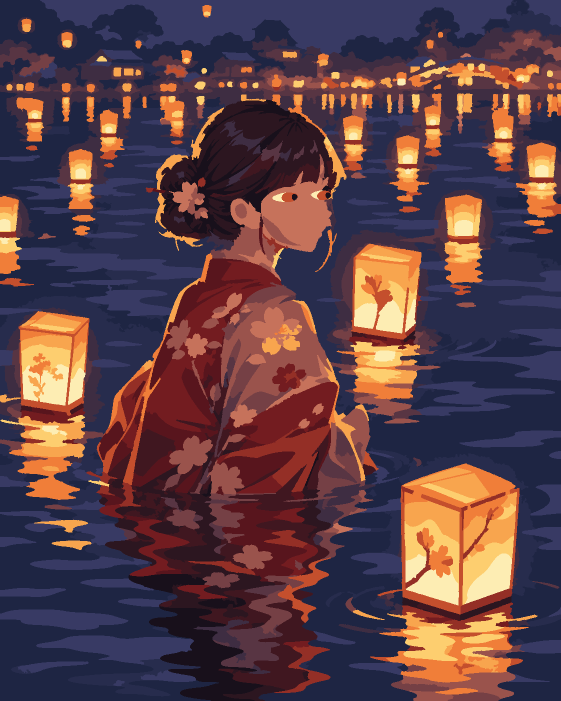
#> input picture face_v5/color_segmentation_review.png, 1122 x 1402 px (shown at 1/2 size)
$ python build.py --input ../face_v5/color_segmentation_review.png   (older library calls are emulated)
#> lines starting #> are read from the running program, lines starting #| are printed output that depends on the picture
#!/usr/bin/env python3
"""Vector paint-by-numbers review based strictly on an existing PNG.

Never regenerates or replaces the source. Exports an SVG with 0.2 mm
contours and 5.3 pt labels. Unnumberable areas are explicitly audited.
"""
import argparse
import csv
import hashlib
import json
from collections import defaultdict
from pathlib import Path

import cv2
import numpy as np
from PIL import Image, ImageDraw, ImageFont
from scipy import ndimage as ndi

PAGE_W_MM = 400.0
PAGE_H_MM = 600.0
STROKE_MM = 0.2
LABEL_PT = 5.3
FONT_MM = LABEL_PT * 25.4 / 72.0


def label_components(indexed, ncolors):
    ids = np.zeros(indexed.shape, dtype=np.int32)
    region_colors = [-1]
    areas = [0]
    for color in range(ncolors):
        n, labels, stats, _ = cv2.connectedComponentsWithStats(
            (indexed == color).astype(np.uint8), connectivity=8)
        offset = len(areas) - 1
        mask = labels > 0
        ids[mask] = labels[mask] + offset
        region_colors.extend([color] * (n - 1))
        areas.extend(stats[1:, cv2.CC_STAT_AREA].astype(int).tolist())
    return ids, np.asarray(region_colors, dtype=np.int16), np.asarray(areas)


def majority_filter(indexed, ncolors, diameter=3):
    if diameter <= 1:
        return indexed.copy()
    counts = np.stack([
        cv2.boxFilter((indexed == color).astype(np.uint8), cv2.CV_16U,
                      (diameter, diameter), normalize=False,
                      borderType=cv2.BORDER_REFLECT)
        for color in range(ncolors)
    ])
    winner = np.argmax(counts, axis=0).astype(np.uint8)
    original_score = np.take_along_axis(counts, indexed[None], axis=0)[0]
    winner[original_score == counts.max(axis=0)] = indexed[
        original_score == counts.max(axis=0)]
    return winner


def remove_speckles(indexed, ncolors, min_area=30, rounds=4):
    """Merge small components into the neighbor sharing the longest border."""
    work = indexed.copy()
    for _ in range(rounds):
        ids, colors, sizes = label_components(work, ncolors)
        to_merge = np.flatnonzero(
            (sizes < min_area) & (np.arange(len(sizes)) > 0))
        if not len(to_merge):
            break
        edges = []
        for left, right in (
            (ids[:, :-1], ids[:, 1:]), (ids[:-1], ids[1:])
        ):
            mask = left != right
            a, b = left[mask], right[mask]
            edges.append(np.stack(
                (np.minimum(a, b), np.maximum(a, b)), axis=1))
        pairs, shared = np.unique(
            np.concatenate(edges), axis=0, return_counts=True)
        contacts = defaultdict(list)
        for (a, b), count in zip(pairs, shared):
            contacts[int(a)].append((int(b), int(count)))
            contacts[int(b)].append((int(a), int(count)))
        target_colors = colors.astype(np.uint8).copy()
        actual = 0
        for region in to_merge:
            neighbors = contacts.get(int(region))
            if not neighbors:
                continue
            best, _ = max(
                neighbors,
                key=lambda nb: (
                    nb[1], sizes[nb[0]] >= min_area, sizes[nb[0]]))
            target_colors[region] = colors[best]
            actual += 1
        if not actual:
            break
        work = target_colors[ids]
    return work


def label_with_centers(indexed, ncolors):
    """Track the centroid of each full-color region (8-neighbor model)."""
    ids = np.zeros(indexed.shape, dtype=np.int32)
    region_colors = [-1]
    sizes = [0]
    centers = [(0.0, 0.0)]
    for color in range(ncolors):
        n, labs, stats, cent = cv2.connectedComponentsWithStats(
            (indexed == color).astype(np.uint8), connectivity=8)
        offset = len(sizes) - 1
        present = labs > 0
        ids[present] = labs[present] + offset
        region_colors.extend([color] * (n - 1))
        sizes.extend(stats[1:, cv2.CC_STAT_AREA].astype(int).tolist())
        centers.extend(cent[1:].tolist())
    return (ids, np.asarray(region_colors, dtype=np.int16),
            np.asarray(sizes), np.asarray(centers))


def simplify_horizon(indexed, ncolors, global_min=40,
                     horizon_min=70, rounds=3):
    """More cleanup along skyline; preserve the girl's face/kimono detail.

    Thresholds are in original-image pixels (1122x1402 reference).
    Each merged pixel is reassigned to one of the SAME input colors.
    """
    work = indexed.copy()
    height, width = work.shape
    for _ in range(rounds):
        ids, colors, sizes, centers = label_with_centers(work, ncolors)
        xs, ys = centers[:, 0], centers[:, 1]
        far_distance = (ys < height * (230 / 1402))
        side_sky = ((ys < height * (380 / 1402)) &
                    ((xs < width * (265 / 1122)) |
                     (xs > width * (790 / 1122))))
        threshold = np.where(
            far_distance | side_sky, horizon_min, global_min)
        tiny = np.flatnonzero(
            (sizes < threshold) & (np.arange(len(sizes)) > 0))
        if not len(tiny):
            break
        edges = []
        for a, b in ((ids[:, :-1], ids[:, 1:]),
                     (ids[:-1, :], ids[1:, :])):
            changed = a != b
            low, high = a[changed], b[changed]
            edges.append(np.stack(
                (np.minimum(low, high), np.maximum(low, high)), axis=1))
        pairs, shared = np.unique(
            np.concatenate(edges), axis=0, return_counts=True)
        contacts = defaultdict(list)
        for (a, b), length in zip(pairs, shared):
            contacts[int(a)].append((int(b), int(length)))
            contacts[int(b)].append((int(a), int(length)))
        assigned = colors.astype(np.uint8).copy()
        for region in tiny:
            adjacent = contacts.get(int(region), ())
            if not adjacent:
                continue
            best, _ = max(
                adjacent,
                key=lambda item: (
                    item[1],
                    sizes[item[0]] >= threshold[item[0]],
                    sizes[item[0]]))
            assigned[region] = colors[best]
        work = assigned[ids]
    return work


def art_directed_1500(base, original, palette):
    """Refine a 2014-region review into ~1500 paintable regions.

    The horizon and far water are simplified more strongly than the girl's
    eyes and the blossom in her hair. All colors are original palette entries.
    """
    work = base.copy()
    h, w = work.shape
    ncolors = len(palette)
    warm = np.asarray([
        int(r) > 140 and int(r) > int(g) * .9
        and int(r) > int(b) * 1.25
        for r, g, b in palette
    ], dtype=bool)
    for _ in range(4):
        ids, colors, sizes, centers = label_with_centers(work, ncolors)
        xs, ys = centers[:, 0], centers[:, 1]
        skyline = (ys < h * (240 / 1402)) | (
            (ys < h * (495 / 1402)) &
            ((xs < w * (270 / 1122)) | (xs > w * (800 / 1122))))
        threshold = np.where(skyline, 336, 143)
        # Retain small luminous windows and individual floating lanterns.
        warm_area = (ys < h * (485 / 1402)) & warm[colors.clip(0)]
        threshold[warm_area] = np.minimum(threshold[warm_area], 18)
        small = np.flatnonzero(
            (sizes < threshold) & (np.arange(len(sizes)) > 0))
        if not len(small):
            break
        edge_pairs = []
        for left, right in (
            (ids[:, :-1], ids[:, 1:]), (ids[:-1], ids[1:])
        ):
            differs = left != right
            aa, bb = left[differs], right[differs]
            edge_pairs.append(np.stack(
                (np.minimum(aa, bb), np.maximum(aa, bb)), axis=1))
        pairs, shared = np.unique(
            np.concatenate(edge_pairs), axis=0, return_counts=True)
        adjacent = defaultdict(list)
        for (a, b), length in zip(pairs, shared):
            adjacent[int(a)].append((int(b), int(length)))
            adjacent[int(b)].append((int(a), int(length)))
        reassigned = colors.astype(np.uint8).copy()
        for region in small:
            neighbors = adjacent.get(int(region))
            if not neighbors:
                continue
            best, _ = max(
                neighbors,
                key=lambda pair: (
                    pair[1],
                    sizes[pair[0]] >= threshold[pair[0]],
                    sizes[pair[0]]))
            reassigned[region] = colors[best]
        work = reassigned[ids]

    # The previous review lost the iris shape. Reintroduce the real
    # detail from the uploaded original, after only a gentle cleanup.
    fine = remove_speckles(
        majority_filter(original, ncolors, 3), ncolors,
        min_area=3, rounds=3)
    protected = np.zeros(work.shape, dtype=np.uint8)
    def protected_ellipse(cx, cy, rx, ry):
        cv2.ellipse(
            protected,
            (round(cx * w / 1122), round(cy * h / 1402)),
            (round(rx * w / 1122), round(ry * h / 1402)),
            0, 0, 360, 255, -1)
    protected_ellipse(580, 401, 38, 33)  # near eye
    protected_ellipse(643, 386, 22, 30)  # far eye
    protected_ellipse(361, 390, 38, 43)  # sakura hair ornament
    work[protected > 0] = fine[protected > 0]
    # Protect the structural petals and slender branches of the kimono.
    flower_detail = remove_speckles(
        majority_filter(original, ncolors, 3), ncolors,
        min_area=8, rounds=3)
    petal_mask = np.zeros(work.shape, dtype=np.uint8)
    cv2.ellipse(petal_mask,
        (round(542 * w / 1122), round(660 * h / 1402)),
        (round(75 * w / 1122), round(80 * h / 1402)),
        0, 0, 360, 255, -1)
    cv2.ellipse(petal_mask,
        (round(387 * w / 1122), round(851 * h / 1402)),
        (round(65 * w / 1122), round(96 * h / 1402)),
        0, 0, 360, 255, -1)
    work[petal_mask > 0] = flower_detail[petal_mask > 0]
    return work


def trace_smooth_shared_interfaces(indexed, px_to_mm, xoff, yoff):
    """Trace color boundaries ONCE as shared vector paths.

    No repeated staircase segments. Junctions are pinned, and 1 px
    contour simplification straightens roofs/lantern edges without
    changing the per-pixel color assignment map.
    """
    height, width = indexed.shape
    stride = width + 1
    adjacency = defaultdict(list)
    horizontal = np.argwhere(indexed[1:, :] != indexed[:-1, :])
    vertical = np.argwhere(indexed[:, 1:] != indexed[:, :-1])
    for y, x in horizontal:
        a = int((y + 1) * stride + x)
        b = a + 1
        adjacency[a].append(b)
        adjacency[b].append(a)
    for y, x in vertical:
        a = int(y * stride + x + 1)
        b = a + stride
        adjacency[a].append(b)
        adjacency[b].append(a)
    visited = set()
    polylines = []
    # [17 lines left out: function walk, not called in this run]
    for start, neighbors in adjacency.items():
        if len(neighbors) == 2:
            continue
        for next_node in neighbors:
            if (min(start, next_node), max(start, next_node)) not in visited:
                polylines.append(walk(start, next_node))
    for start, neighbors in adjacency.items():
        for next_node in neighbors:
            if (min(start, next_node), max(start, next_node)) not in visited:
                polylines.append(walk(start, next_node))
    paths = []
    for nodes in polylines:
        if len(nodes) < 2:
            continue
        points = np.asarray(
            [(i % stride, i // stride) for i in nodes],
            dtype=np.float32)
        closed = len(nodes) > 3 and nodes[0] == nodes[-1]
        simplified = cv2.approxPolyDP(
            points.reshape(-1, 1, 2), 1.0, closed).reshape(-1, 2)
        if len(simplified) < 2:
            continue
        points_mm = [
            (xoff + float(x) * px_to_mm, yoff + float(y) * px_to_mm)
            for x, y in simplified]
        path = f'M{points_mm[0][0]:.3f},{points_mm[0][1]:.3f}'
        path += ''.join(
            f'L{x:.3f},{y:.3f}' for x, y in points_mm[1:])
        if closed:
            path += 'Z'
        paths.append(path)
    return ' '.join(paths), len(paths)


def palette_indices(palette):
    """Sort navy/violet -> burgundy/red -> orange -> yellow/cream."""
    hsv = cv2.cvtColor(
        palette[None, :, :].astype(np.uint8), cv2.COLOR_RGB2HSV)[0]
    degrees = hsv[:, 0].astype(float) * 2.0
    rotated = (degrees - 205.0) % 360.0
    return sorted(range(len(palette)),
                  key=lambda i: (round(rotated[i] / 30),
                                 float(hsv[i, 2])))


# [69 lines left out: functions runs, outline_svg, create_labels, not called in this run]


def build(source, dest, majority=3, minimum=30, rounds=4):
#> called with majority = 3, minimum = 30, rounds = 4
    dest.mkdir(parents=True, exist_ok=True)
    raw = source.read_bytes()
    image = np.asarray(Image.open(source).convert('RGB'))
#> image is the input picture: shape (1402, 1122, 3); mean R, G, B 93.2, 63.9, 69.7
    palette, inverted = np.unique(
        image.reshape(-1, 3), axis=0, return_inverse=True)
#> palette = 19 rows, first 8: [24, 16, 27], [30, 37, 67], [39, 44, 77], [44, 22, 32], [56, 58, 100], [62, 45, 66], [64, 23, 32], [88, 21, 29]
    if len(palette) > 19:
        raise ValueError(
            f'В изображении {len(palette)} цветов; максимум 19.')
    indexed = inverted.reshape(image.shape[:2]).astype(np.uint8)
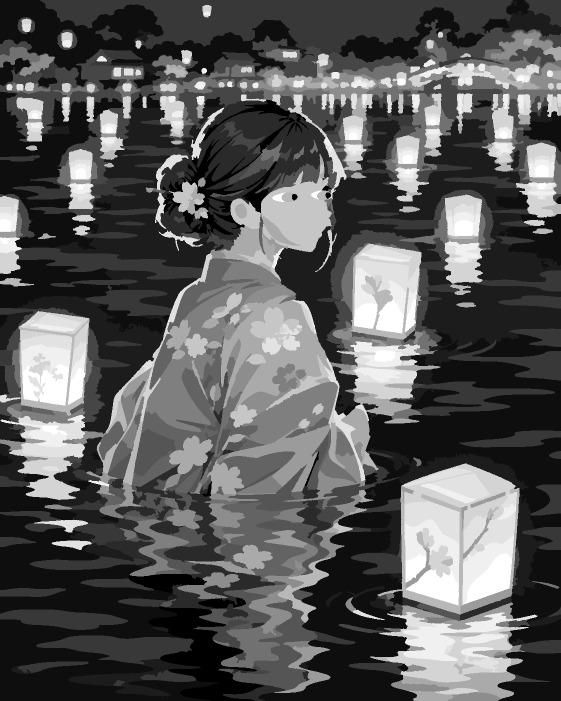
#> indexed: shape (1402, 1122) (shown at 1/2 size); min 0, max 18, mean 6.32; drawn with min black and max white
    simplified = remove_speckles(
        majority_filter(indexed, len(palette), majority),
        len(palette), min_area=minimum, rounds=rounds)
#> in majority_filter, `original_score = np.take_along_axis(counts, indexed[None], axis=0)[0]`:
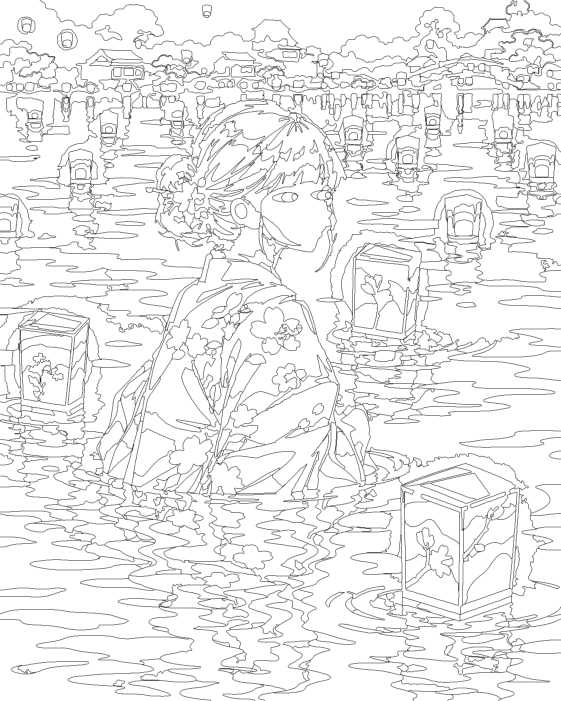
#> original_score: shape (1402, 1122) uint16 (shown at 1/2 size); min 2, max 9, mean 8.54; drawn with min black and max white
#> the loop in remove_speckles, `for _ in range(rounds):` made 2 passes
#> pass 1, in remove_speckles, `ids, colors, sizes = label_components(work, ncolors)`:
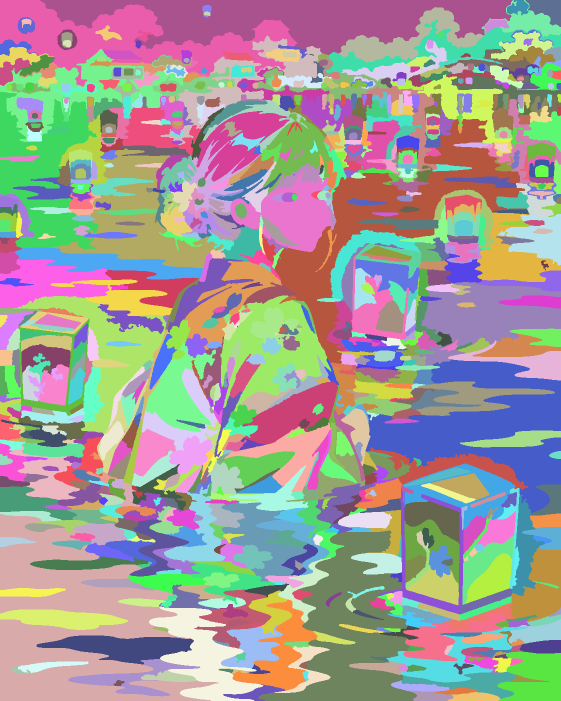
#> ids: shape (1402, 1122) int32 (shown at 1/2 size); 997 distinct labels, from 1 to 997; one colour per label, 0 black
#> pass 2, in remove_speckles, `ids, colors, sizes = label_components(work, ncolors)`:
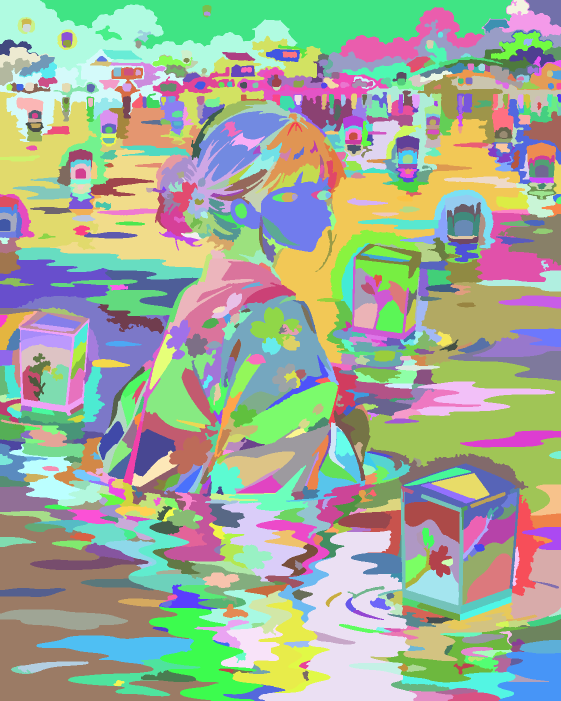
#> ids: shape (1402, 1122) int32 (shown at 1/2 size); 949 distinct labels, from 1 to 949; one colour per label, 0 black
    simplified = simplify_horizon(simplified, len(palette))
#> the loop in simplify_horizon, `for _ in range(rounds):` made 2 passes
#> tiny on pass 1: [106, 250, 648, 657]
#> pass 2, in simplify_horizon, `ids, colors, sizes, centers = label_with_centers(work, ncolors)`:
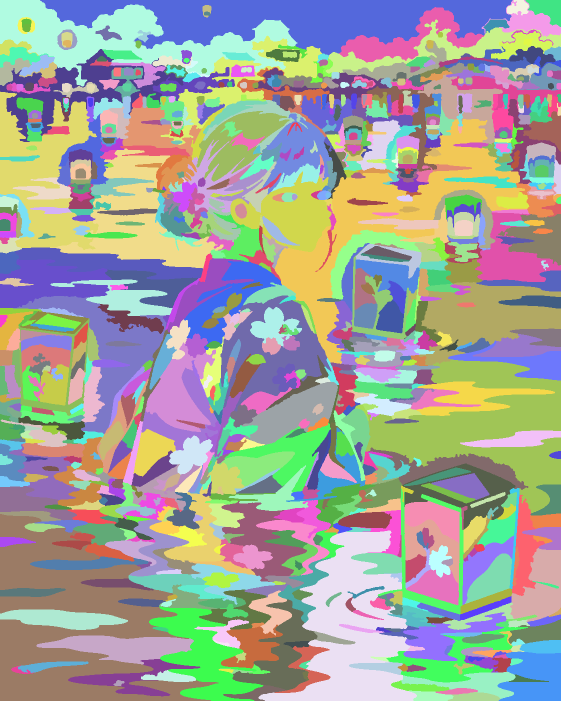
#> ids: shape (1402, 1122) int32 (shown at 1/2 size); 945 distinct labels, from 1 to 945; one colour per label, 0 black
    simplified = art_directed_1500(simplified, indexed, palette)
#> in art_directed_1500, `ncolors = len(palette)`: ncolors = 19
#> the loop in art_directed_1500, `for _ in range(4):` made 4 passes
#> pass 2, in art_directed_1500, `ids, colors, sizes, centers = label_with_centers(work, ncolors)`:
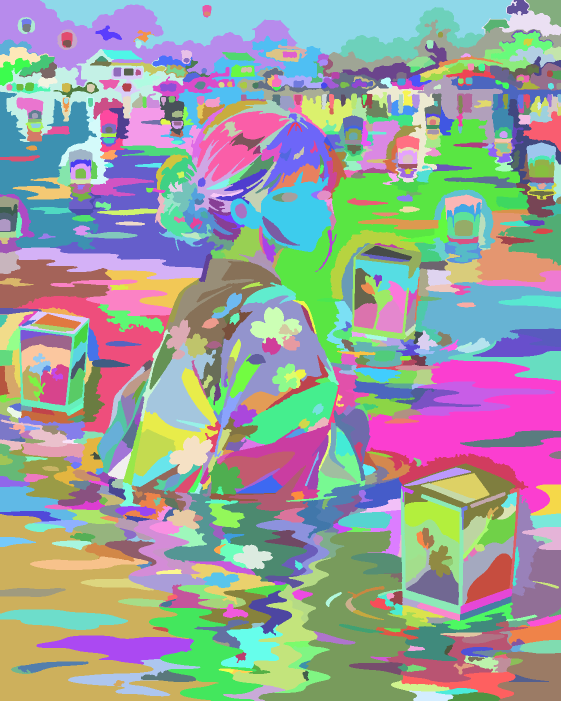
#> ids: shape (1402, 1122) int32 (shown at 1/2 size); 929 distinct labels, from 1 to 929; one colour per label, 0 black
#> the loop in remove_speckles (call 2), `for _ in range(rounds):` made 2 passes
#> pass 2, in remove_speckles (call 2), `ids, colors, sizes = label_components(work, ncolors)`:
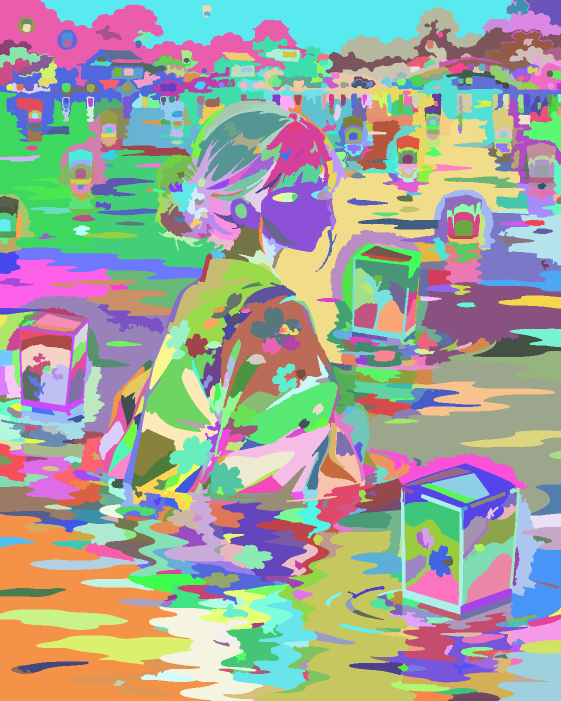
#> ids: shape (1402, 1122) int32 (shown at 1/2 size); 975 distinct labels, from 1 to 975; one colour per label, 0 black
#> (the rest of the program and of its run is left out)
